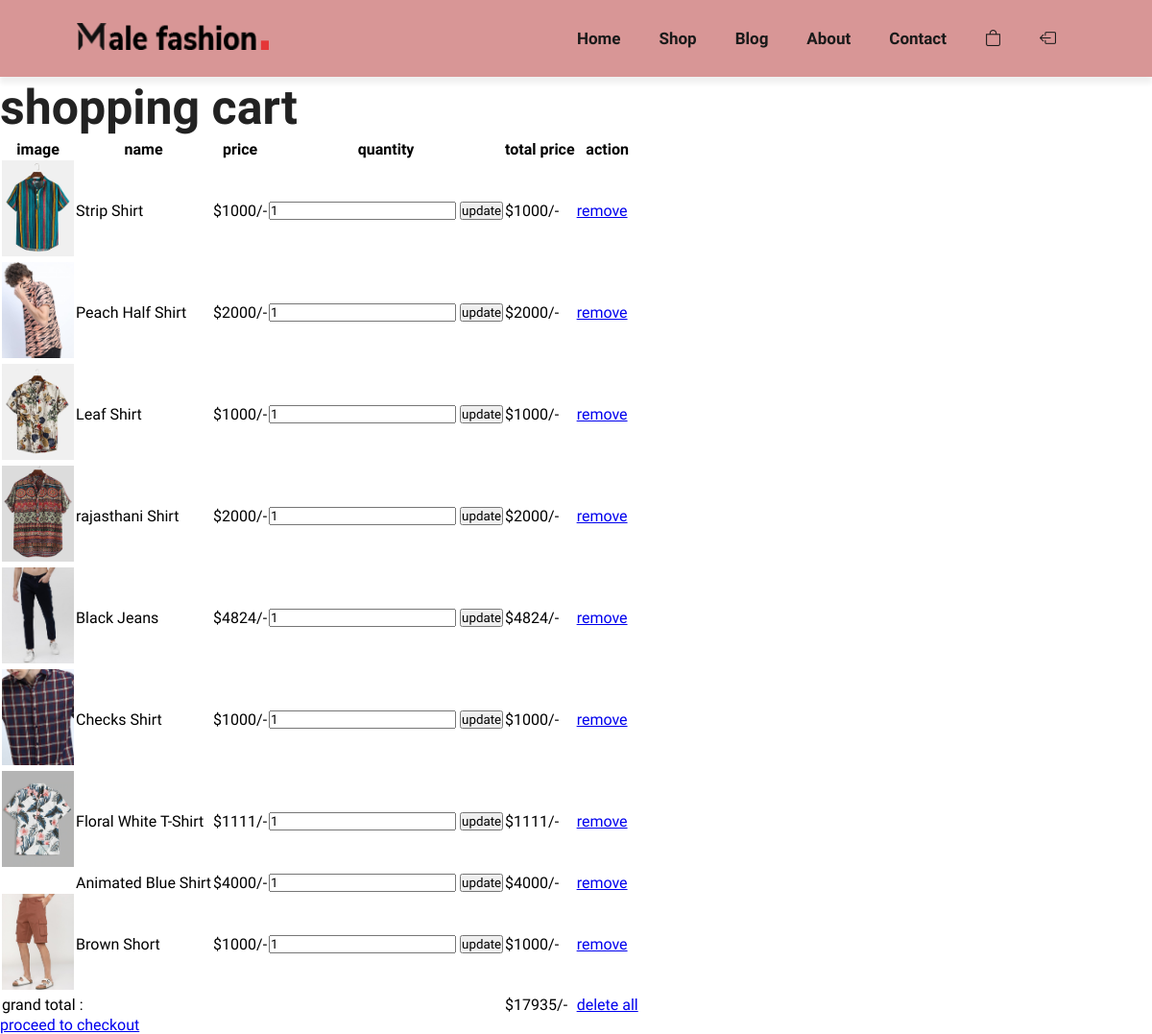
/cart.php (signed in), run on the app's committed database.
### tables this page shows
CREATE TABLE `cart` (
  `id` int(100) NOT NULL,
  `user_id` int(100) NOT NULL,
  `name` varchar(100) NOT NULL,
  `price` varchar(100) NOT NULL,
  `image` varchar(100) NOT NULL,
  `quantity` int(100) NOT NULL
);

### cart.php (the view, shortened to what this page needs)
<?php
include 'connection.php';
$user_id = $_SESSION['user_id'];
?>
<!DOCTYPE html>
<html lang="en">
<head>
    <link rel="stylesheet" href="https://cdn.jsdelivr.net/npm/bootstrap-icons@1.8.1/font/bootstrap-icons.css">
    <link rel="stylesheet" href="css/style.css">
</head>
<body>
<?php
include "header.php";
?>
    <div class="container">
        <h1 class="heading">shopping cart</h1>
        <table>
            <thead>
                <th>image</th>
                <th>name</th>
                <th>price</th>
                <th>quantity</th>
                <th>total price</th>
                <th>action</th>
            </thead>
            <tbody>
                <?php
                $cart_query = mysqli_query($conn, "SELECT * FROM `cart` WHERE user_id = '$user_id'") or die('query failed');
                $grand_total = 0;
                if (mysqli_num_rows($cart_query) > 0) {
                    while ($fetch_cart = mysqli_fetch_assoc($cart_query)) {
                ?>
                        <tr>
                            <td><img src="images/home-product/<?php echo $fetch_cart['image']; ?>" height="100" alt=""></td>
                            <td><?php echo $fetch_cart['name']; ?></td>
                            <td>$<?php echo $fetch_cart['price']; ?>/-</td>
                            <td>
                                <form action="" method="post">
                                    <input type="number" min="1" name="cart_quantity" value="<?php echo $fetch_cart['quantity']; ?>">
                                    <input type="submit" name="update_cart" value="update" class="option-btn">
                                </form>
                            </td>
                            <td>$<?php echo $sub_total = ($fetch_cart['price'] * $fetch_cart['quantity']); ?>/-</td>
                            <td><a href="cart.php?remove=<?php echo $fetch_cart['id']; ?>" class="delete-btn" onclick="return confirm('remove item from cart?');">remove</a></td>
                        </tr>
                <?php
                        $grand_total += $sub_total;
                    }
                } else {
                    echo '<tr><td style="padding:20px; text-transform:capitalize;" colspan="6">no item added</td></tr>';
                }
                ?>
                <tr class="table-bottom">
                    <td colspan="4">grand total :</td>
                    <td>$<?php echo $grand_total; ?>/-</td>
                    <td><a href="cart.php?delete_all" onclick="return confirm('delete all from cart?');" class="delete-btn <?php echo ($grand_total > 1) ? '' : 'disabled'; ?>">delete all</a></td>
                </tr>
            </tbody>
        </table>
        <div class="cart-btn">
            <a href="#" class="btn <?php echo ($grand_total > 1) ? '' : 'disabled'; ?>">proceed to checkout</a>
        </div>
    </div>
</body>
</html>

### css/style.css (style rules this page uses)
* { padding: 0px; margin: 0px; box-sizing: border-box; font-family: 'Spartan', sans-serif; }
h1 { font-size: 50px; line-height: 64px; color: #222; }
body { width: 100%; }

### data on the page
cart: image (picture), name "Strip Shirt", price "1000", cart_quantity "1"
cart: image (picture), name "Peach Half Shirt", price "2000", cart_quantity "1"
cart: image (picture), name "Leaf Shirt", price "1000", cart_quantity "1"
cart: image (picture), name "rajasthani Shirt", price "2000", cart_quantity "1"
cart: image (picture), name "Black Jeans", price "4824", cart_quantity "1"
cart: image (picture), name "Checks Shirt", price "1000", cart_quantity "1"
cart: image (picture), name "Floral White T-Shirt", price "1111", cart_quantity "1"
cart: name "Animated Blue Shirt", price "4000", cart_quantity "1"
cart: image (picture), name "Brown Short", price "1000", cart_quantity "1"

### other printed values
$grand_total "17935"
